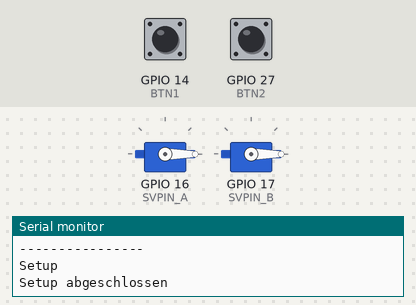
A sketch run on a simulated ESP32. On the bench: 2 × servo, the last lines printed to the serial monitor. The test bench sets the inputs (shaded band); at power-on: GPIO 14 (BTN1) HIGH, GPIO 27 (BTN2) HIGH.

Above: at 2.0 s.
2.1 s: GPIO 14 (BTN1) pulled LOW for 0.6 s
At 2.6 s:
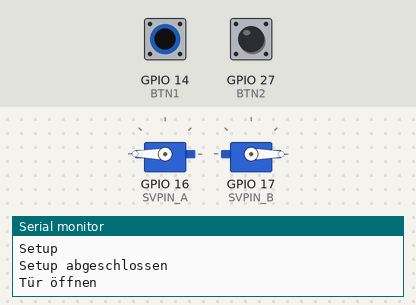
4.2 s: GPIO 27 (BTN2) pulled LOW for 0.6 s
At 5.4 s:
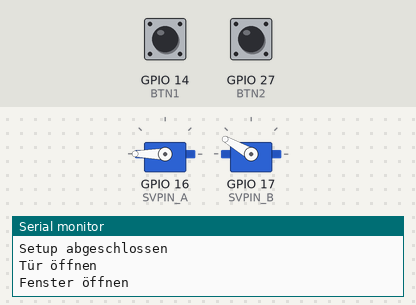
6.3 s: GPIO 14 (BTN1) pulled LOW for 1 s
At 6.9 s:
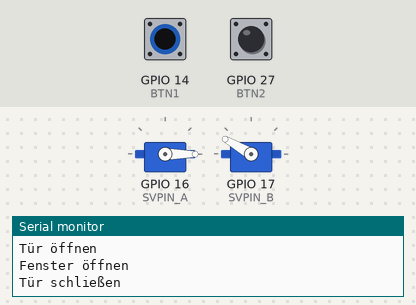
8.8 s: GPIO 27 (BTN2) pulled LOW for 1 s
At 10.0 s:
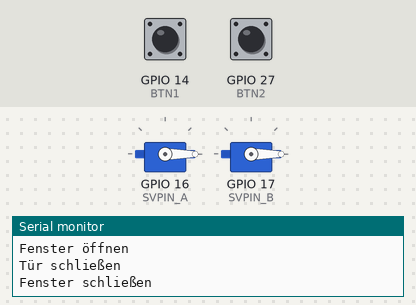
11.3 s: GPIO 27 (BTN2) pulled LOW for 3.2 s
At 11.9 s:
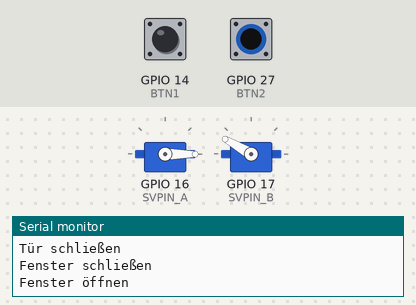
16.0 s: GPIO 14 (BTN1) pulled LOW for 3.2 s
At 16.9 s:
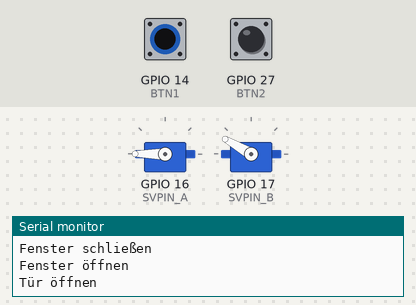
Timing chart, 0 to 19.0 s (numbered marks = the images above; inputs shaded):
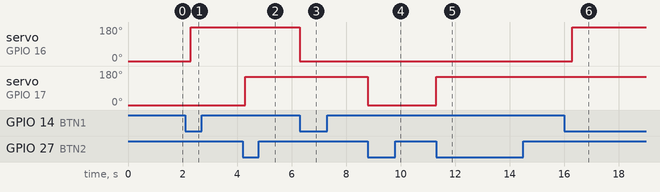

Measured:
- after the input at 2.1 s, servo on GPIO 16 (SVPIN_A): 0° → 180° after 0.20 s
- after the input at 4.2 s, servo on GPIO 17 (SVPIN_B): 0° → 150° after 0.10 s
- after the input at 6.3 s, servo on GPIO 16 (SVPIN_A): 180° → 0° at once
- after the input at 8.8 s, servo on GPIO 17 (SVPIN_B): 150° → 0° at once
- after the input at 11.3 s, servo on GPIO 17 (SVPIN_B): 0° → 150° at once
- after the input at 16.0 s, servo on GPIO 16 (SVPIN_A): 0° → 180° after 0.30 s

The sketch:

Servo.ino
```cpp
/*
    * Dieser Sketch verwendet die Bibliothek ESP32Servo von Kevin Harrington und John Bennett.
    * Sie kann über die Bibliotheksverwaltung installiert werden.
    */

#include <ESP32Servo.h>
#define BTN1 14
#define BTN2 27
#define SVPIN_A 16
#define SVPIN_B 17
#define OPEN 1
#define CLOSED 0

void toggleDoor();
void toggleWindow();

Servo svoA;
Servo svoB;

int doorstate = CLOSED;
int windowstate = CLOSED;
int doorcmd = CLOSED;
int windowcmd = CLOSED;
int btn1last = HIGH;
int btn2last = HIGH;

/** Setup */
void setup() {
    Serial.begin(115200);
    Serial.println("\n----------------\nSetup");

    // Servos initialisieren und stellen
    svoA.attach(SVPIN_A);
    svoA.write(0);
    svoB.attach(SVPIN_B);
    svoB.write(0);
    delay(800);
    svoA.detach();
    svoB.detach();

    // Taster initialisieren
    pinMode(BTN1, INPUT);
    pinMode(BTN2, INPUT);
    btn1last = digitalRead(BTN1);
    btn2last = digitalRead(BTN2);

    Serial.println("Setup abgeschlossen");
}

/** loop */
void loop() {
    int btn1val = digitalRead(BTN1);
    int btn2val = digitalRead(BTN2);

    // Druck auf Taster 1 erkennen
    if (btn1val != btn1last) // Tasterzustand geändert
    {
    btn1last = btn1val;
    if (btn1val == LOW)  // drücken erkannt, kein loslassen
    {
        if (doorstate == CLOSED)
        {
        doorcmd = OPEN;
        }
        else if (doorstate == OPEN)
        {
        doorcmd = CLOSED;
        }
    }
    }

    // Druck auf Taster 2 erkennen
    if (btn2val != btn2last) // Tasterzustand geändert
    {
    btn2last = btn2val;
    if (btn2val == LOW) // drücken erkannt, kein loslassen
    {
        if (windowstate == CLOSED)
        {
        windowcmd = OPEN;
        }
        else if (windowstate == OPEN)
        {
        windowcmd = CLOSED;
        }
    }
    }

    // Befehle auslösen
    if (windowstate != windowcmd)
    {
    toggleWindow();
    }

    if (doorstate != doorcmd)
    {
    toggleDoor();
    }

    delay(500);
}


/** toggleDoor */
void toggleDoor()
{
    // Sollzustand ermitteln
    int dst = 0;
    if (doorcmd == OPEN)
    {
    dst = 180;
    Serial.println("Tür öffnen");
    }
    else if (doorcmd == CLOSED)
    {
    dst = 0;
    Serial.println("Tür schließen");
    }
    // Bewegung durchführen
    svoA.attach(SVPIN_A);
    svoA.write(dst);
    doorstate = doorcmd;
    delay(1000);
    svoA.detach();
}


/** toggleWindow */
void toggleWindow()
{
    // Sollzustand ermitteln
    int dst = 0;
    if (windowcmd == OPEN)
    {
    dst = 150; // Das Fenster darf nur bis 150 geöffnet werden!
    Serial.println("Fenster öffnen");
    }
    else if (windowcmd == CLOSED)
    {
    dst = 0;
    Serial.println("Fenster schließen");
    }
    // Bewegung durchführen
    svoB.attach(SVPIN_B);
    svoB.write(dst);
    windowstate = windowcmd;
    delay(1000);
    svoB.detach();
}
```
